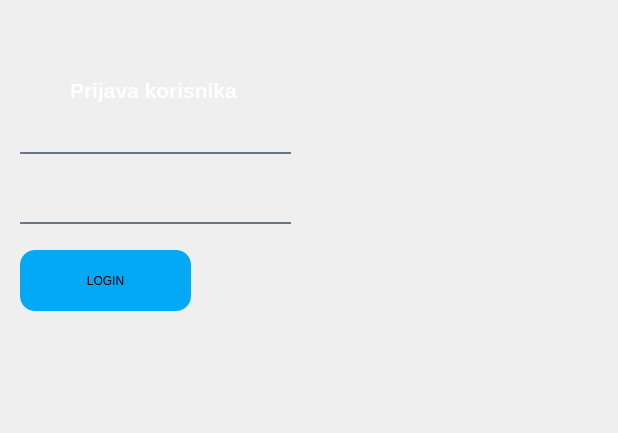
<?xml version="1.0" encoding="UTF-8"?>
<ui version="4.0">
 <class>Login</class>
 <widget class="QDialog" name="Login">
  <property name="geometry">
   <rect>
    <x>0</x>
    <y>0</y>
    <width>618</width>
    <height>433</height>
   </rect>
  </property>
  <property name="windowTitle">
   <string>Login</string>
  </property>
  <property name="styleSheet">
   <string notr="true"/>
  </property>
  <widget class="QLineEdit" name="lineEdit_2">
   <property name="geometry">
    <rect>
     <x>20</x>
     <y>200</y>
     <width>271</width>
     <height>24</height>
    </rect>
   </property>
   <property name="styleSheet">
    <string notr="true">background-color:rgba(0,0,0,0);
border:none;
border-bottom:2px solid rgba(105,118,132,255);
color:white;
padding-bottom:9px;</string>
   </property>
  </widget>
  <widget class="QLineEdit" name="lineEdit_3">
   <property name="geometry">
    <rect>
     <x>20</x>
     <y>130</y>
     <width>271</width>
     <height>24</height>
    </rect>
   </property>
   <property name="styleSheet">
    <string notr="true">background-color:rgba(0,0,0,0);
border:none;
border-bottom:2px solid rgba(105,118,132,255);
color:white;
padding-bottom:9px;</string>
   </property>
  </widget>
  <widget class="QWidget" name="widget" native="true">
   <property name="geometry">
    <rect>
     <x>10</x>
     <y>230</y>
     <width>401</width>
     <height>381</height>
    </rect>
   </property>
   <widget class="QPushButton" name="pushButton">
    <property name="geometry">
     <rect>
      <x>10</x>
      <y>20</y>
      <width>171</width>
      <height>61</height>
     </rect>
    </property>
    <property name="styleSheet">
     <string notr="true">background:#03a9f4;
border-radius:15px;</string>
    </property>
    <property name="text">
     <string>LOGIN</string>
    </property>
   </widget>
  </widget>
  <widget class="QLabel" name="label_3">
   <property name="geometry">
    <rect>
     <x>-10</x>
     <y>-10</y>
     <width>661</width>
     <height>451</height>
    </rect>
   </property>
   <property name="font">
    <font>
     <pointsize>11</pointsize>
    </font>
   </property>
   <property name="styleSheet">
    <string notr="true">border-image:url(:/new/prefix1/welcome.jpg);
</string>
   </property>
   <property name="text">
    <string/>
   </property>
  </widget>
  <widget class="QLabel" name="label">
   <property name="geometry">
    <rect>
     <x>70</x>
     <y>60</y>
     <width>211</width>
     <height>61</height>
    </rect>
   </property>
   <property name="font">
    <font>
     <pointsize>-1</pointsize>
     <italic>false</italic>
     <bold>false</bold>
    </font>
   </property>
   <property name="styleSheet">
    <string notr="true">color:white;
font:15px;</string>
   </property>
   <property name="text">
    <string>&lt;html&gt;&lt;head/&gt;&lt;body&gt;&lt;p&gt;&lt;span style=&quot; font-size:16pt; font-weight:700;&quot;&gt;Prijava korisnika&lt;/span&gt;&lt;/p&gt;&lt;/body&gt;&lt;/html&gt;</string>
   </property>
   <property name="textFormat">
    <enum>Qt::MarkdownText</enum>
   </property>
  </widget>
  <zorder>label_3</zorder>
  <zorder>lineEdit_2</zorder>
  <zorder>lineEdit_3</zorder>
  <zorder>widget</zorder>
  <zorder>label</zorder>
 </widget>
 <resources/>
 <connections/>
</ui>
